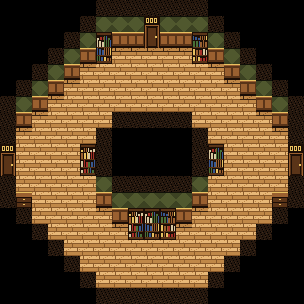

Rendered tile map (Tiled .tmx) drawn with the repository's tilesets; below, a short description and the full map source, tile grids included:
An orthogonal 19x19 tile map with 16x16 px tiles, 1 tile layer (tiles) and 3 objects (2x exit, entry).

<map version="1.10" tiledversion="1.12.2" orientation="orthogonal" renderorder="right-down" width="19" height="19" tilewidth="16" tileheight="16" infinite="0" nextlayerid="3" nextobjectid="22">
 <properties>
  <property name="kind" value="seek_4way" />
 </properties>
 <tileset firstgid="1" source="../tilesets/hotel.tsx" />
 <layer id="1" name="tiles" width="19" height="19">
  <data encoding="csv">
0,0,0,0,0,0,7,7,7,7,7,7,7,0,0,0,0,0,0,
0,0,0,0,0,7,8,8,8,10,8,8,8,7,0,0,0,0,0,
0,0,0,0,7,8,33,9,9,11,9,9,34,8,7,0,0,0,0,
0,0,0,7,8,9,36,3,3,3,3,3,37,9,8,7,0,0,0,
0,0,7,8,9,3,2,2,2,2,2,2,2,3,9,8,7,0,0,
0,7,8,9,3,2,2,2,2,2,2,2,2,2,3,9,8,7,0,
7,8,9,3,2,2,2,2,2,2,2,2,2,2,2,3,9,8,7,
7,9,3,2,2,2,2,7,7,7,7,7,2,2,2,2,3,9,7,
7,3,2,2,2,2,7,0,0,0,0,0,7,2,2,2,2,3,7,
10,2,2,2,2,32,7,0,0,0,0,0,7,33,2,2,2,2,10,
11,2,2,2,2,35,7,0,0,0,0,0,7,36,2,2,2,2,11,
7,2,2,2,2,2,8,7,7,7,7,7,8,2,2,2,2,2,7,
7,14,2,2,2,2,9,8,8,8,8,8,9,2,2,2,2,14,7,
0,7,2,2,2,2,3,9,32,33,34,9,3,2,2,2,2,7,0,
0,0,7,2,2,2,2,3,35,36,37,3,2,2,2,2,7,0,0,
0,0,0,7,2,2,2,2,2,2,2,2,2,2,2,7,0,0,0,
0,0,0,0,7,2,2,2,2,2,2,2,2,2,7,0,0,0,0,
0,0,0,0,0,7,2,2,2,2,2,2,2,7,0,0,0,0,0,
0,0,0,0,0,0,7,7,7,7,7,7,7,0,0,0,0,0,0
</data>
 </layer>
 <objectgroup id="2" name="objects">
  <object id="11" name="exit" x="144" y="16" width="16" height="32">
   <properties>
    <property name="wall" value="top" />
   </properties>
  </object>
  <object id="13" name="exit" x="288" y="144" width="16" height="32">
   <properties>
    <property name="wall" value="right" />
   </properties>
  </object>
  <object id="21" name="entry" x="0" y="144" width="16" height="32">
   <properties>
    <property name="wall" value="left" />
   </properties>
  </object>
 </objectgroup>
</map>
